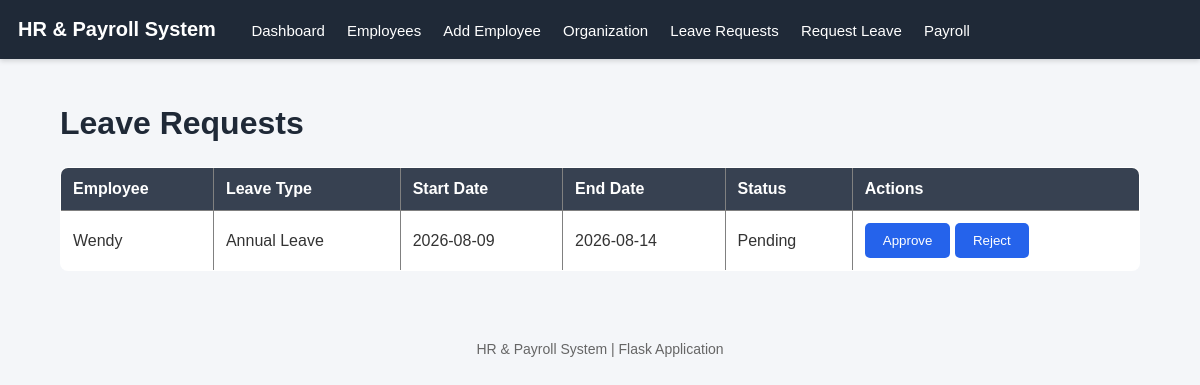
/leave_requests, run on the app's committed database.
### models/leave_request.py (models this page shows)
class LeaveRequest(db.Model):
    __tablename__ = "leave_requests"
    id = db.Column(db.Integer, primary_key=True)
    employee_id = db.Column(db.Integer, db.ForeignKey("employees.id"), nullable=False)
    start_date = db.Column(db.Date, nullable=False)
    end_date = db.Column(db.Date, nullable=False)
    leave_type = db.Column(db.String(50), nullable=False)
    status = db.Column(db.String(20), default="Pending", nullable=False)
    reason = db.Column(db.Text, nullable=True)
    approved_by_manager_id = db.Column(
        db.Integer, db.ForeignKey("employees.id"), nullable=True)
    approved_at = db.Column(db.DateTime, nullable=True)
    created_at = db.Column(db.DateTime, default=lambda: datetime.now(timezone.utc))
    employee = db.relationship(
        "Employee", foreign_keys=[employee_id], backref="leave_requests")
    approved_by_manager = db.relationship(
        "Employee", foreign_keys=[approved_by_manager_id],
          backref="approved_leave_requests")

### models/employees.py (models this page shows)
class Employee(db.Model):
    __tablename__ = "employees"
    id = db.Column(db.Integer, primary_key=True)
    name = db.Column(db.String(100), nullable=False)
    role = db.Column(db.String(100), nullable=False)
    team = db.Column(db.String(100), nullable=False)
    salary = db.Column(db.Float, nullable=False)
    employment_type = db.Column(db.String(50), nullable=False)
    leave_balance = db.Column(
    db.Integer,
    nullable=False,
    default=21
)
    start_date = db.Column(db.Date, nullable=False)
    manager_id = db.Column(
    db.Integer,
    db.ForeignKey("employees.id"),
    nullable=True
)
    manager = relationship(
        "Employee",
        remote_side=[id],
        backref="subordinates"
    )
    is_active = db.Column(db.Boolean, default=True)

### routes/leave_routes.py (the view)
@leave_bp.route("/leave_requests")
def list_leave_requests():
    leave_requests = LeaveRequest.query.all()
    today = datetime.now().date()
    for leave in leave_requests:
        leave.is_overdue = False
        if leave.status == "Pending":
            days_waiting = (today - leave.created_at.date()).days
            if days_waiting > 14:
                leave.is_overdue = True
    return render_template(
        "leave_requests.html",
        leave_requests=leave_requests
    )

### templates/leave_requests.html (shortened to what this page needs)
{% extends "base.html" %}
{% block content %}
<h1>Leave Requests</h1>
{% if leave_requests %}
<table border="1">
<tr>
    <th>Employee</th>
    <th>Leave Type</th>
    <th>Start Date</th>
    <th>End Date</th>
    <th>Status</th>
    <th>Actions</th>
</tr>
{% for leave in leave_requests %}
<tr>
    <td>{{ leave.employee.name }}</td>
    <td>{{ leave.leave_type }}</td>
    <td>{{ leave.start_date }}</td>
    <td>{{ leave.end_date }}</td>
    <td>{{ leave.status }}
    </td>
    <td>
        {% if leave.status == 'Pending' %}
            <form method="POST" action="{{ url_for('leave.approve_leave', leave_id=leave.id) }}" style="display:inline;">
                <button type="submit">Approve</button>
            </form>
            <form method="POST" action="{{ url_for('leave.reject_leave', leave_id=leave.id) }}" style="display:inline;">
                <button type="submit">Reject</button>
            </form>
        {% else %}
            No actions available
        {% endif %}
    </td>
</tr>
{% endfor %}
</table>
{% else %}
<p>No leave requests found.</p>a
{% endif %}
{% endblock %}

### templates/base.html (style rules this page uses)
body { font-family: Arial, Helvetica, sans-serif; margin: 0; background-color: #f4f6f9; color: #333; }
h1 { color: #1f2937; margin-bottom: 25px; }
table { width: 100%; border-collapse: collapse; background: white; border-radius: 8px; overflow: hidden; margin-bottom: 25px; }
th { background-color: #374151; color: white; padding: 12px; text-align: left; }
td { padding: 12px; border-bottom: 1px solid #ddd; }
button { background-color: #2563eb; color: white; padding: 10px 18px; border: none; cursor: pointer; border-radius: 5px; }

### data on the page
LeaveRequest: employee.name "Wendy", leave_type "Annual Leave", start_date "2026-08-09", end_date "2026-08-14", status "Pending"
